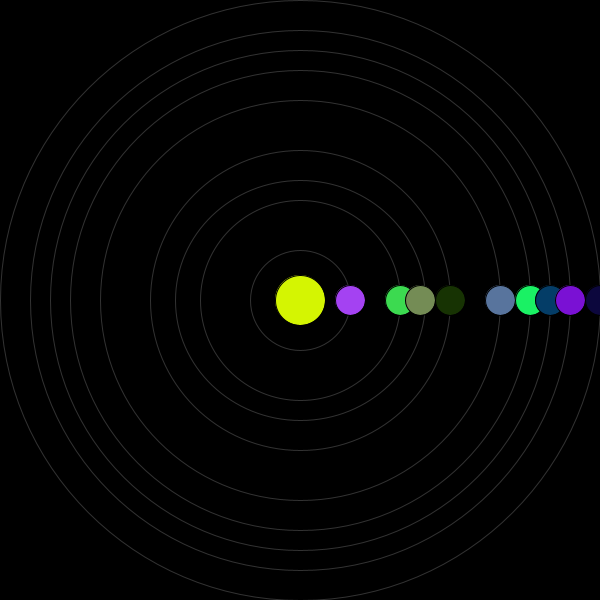
Frame 1 (no input)
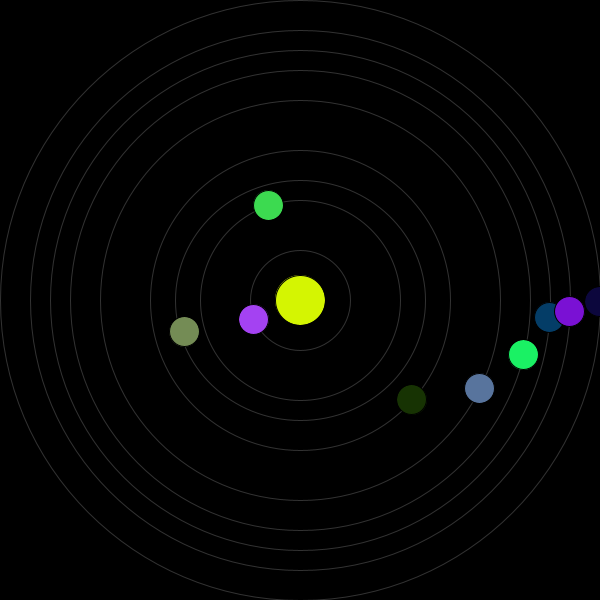
Frame 60 (the mouse pressed at the canvas centre just before this capture)
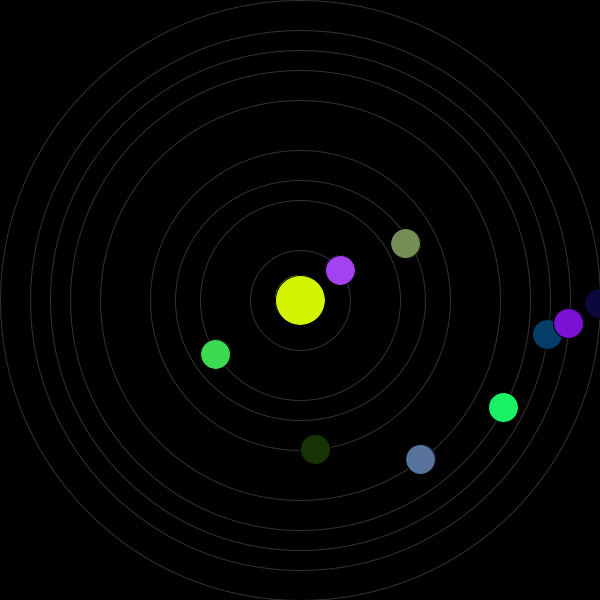
Frame 120 (the mouse held since frame 60 and released just before this capture)

The Processing sketch that drew these frames (run headless with seeded random() and noise(); from frame 60 on, the mouse is pressed at the canvas centre):

// Processing sketch: processing_55296
// ── processing_55296.pde

Planet planet1, planet2, planet3, planet4, planet5, planet6, planet7, planet8, planet9;

void setup() {
  size(600, 600);
  smooth();
  noCursor();
  planet8 = new Planet(width/2, height/2, 0.153, 50);
  planet1 = new Planet(width/2, height/2, 0.0744, 100);
  planet2 = new Planet(width/2, height/2, 0.0487, 120);
  planet3 = new Planet(width/2, height/2, 0.01234, 150);
  planet4 = new Planet(width/2, height/2, 0.00774, 200);
  planet5 = new Planet(width/2, height/2, 0.004090, 230);
  planet6 = new Planet(width/2, height/2, 0.001163, 250);
  planet7 = new Planet(width/2, height/2, 0.000724, 270);
  planet9 = new Planet(width/2, height/2, 0.000109, 300);
}

void draw() {
  background(0);
  fill(212, 245, 2);
  ellipse(width/2, height/2, 50, 50);
  noFill();
  stroke(255,50);
  ellipse(300,300,100,100);
  ellipse(300,300,200,200);
  ellipse(300,300,250,240);
  ellipse(300,300,300,300);
  ellipse(300,300,400,400);
  ellipse(300,300,460,460);
  ellipse(300,300,500,500);
  ellipse(300,300,540,540);
  ellipse(300,300,600,600);

  planet1.move();
  planet1.display();

  planet2.move();
  planet2.display();

  planet3.move();
  planet3.display();

  planet4.move();
  planet4.display();

  planet5.move();
  planet5.display();

  planet6.move();
  planet6.display();

  planet7.move();
  planet7.display();

  planet8.move();
  planet8.display();

  planet9.move();
  planet9.display();
}
class Planet {
  float x, y;
  float ang;
  float amove;
  float r;
  color c;

  Planet(float nx, float ny, float nang, float nr) {
    x = nx;
    y = ny;
    ang = 0.0;
    amove = nang;
    r = nr;
    c = color(random(255), random(255), random(255));
  }

  void move() {
    x = cos(ang) * r + width/2;
    y = sin(ang) * r + height/2;
    ang += amove;
  }

  void display() {
    fill(c);
    stroke(0);
    ellipse(x, y, 30, 30);
  }
}
